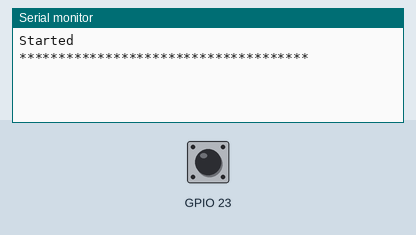
This sketch was run on a simulated ESP32. Shown: the last lines printed to the serial monitor. The test bench sets the inputs (shaded band); at power-on: GPIO 23 HIGH.

Above: at 1.2 s.
1.3 s: GPIO 23 pulled LOW for 0.15 s
At 1.8 s:
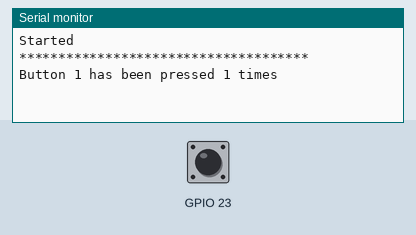
2.9 s: GPIO 23 pulled LOW for 1 s
At 4.2 s:
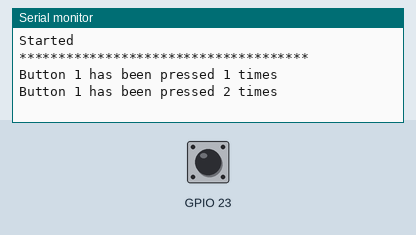
5.4 s: GPIO 23 pulled LOW for 0.15 s
At 6.1 s:
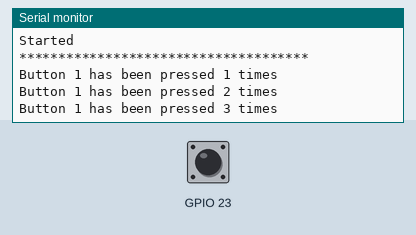

Measured:
- after the input at 1.3 s, the serial monitor: prints a new line at once (image 1)
- after the input at 2.9 s, the serial monitor: prints a new line at once (image 2)
- after the input at 5.4 s, the serial monitor: prints a new line at once (image 3)

The sketch:

KeyPressInterrupt.ino
```cpp
struct Button {
  const uint8_t PIN;
  uint32_t numberKeyPresses;
  uint32_t lastTrigger;
};

Button button1 = {23, 0, 0};

void IRAM_ATTR button1Intp() {
  if (millis() - button1.lastTrigger > 500) {
    button1.lastTrigger = millis();
    button1.numberKeyPresses += 1;
    Serial.printf("Button 1 has been pressed %u times\n", button1.numberKeyPresses);
  }
}

void setup() {
  Serial.begin(115200);
  Serial.println ("Started");
  Serial.println ("*************************************");

  pinMode(button1.PIN, INPUT_PULLUP);
  attachInterrupt(button1.PIN, button1Intp, FALLING);
}

void loop() {
}
```
